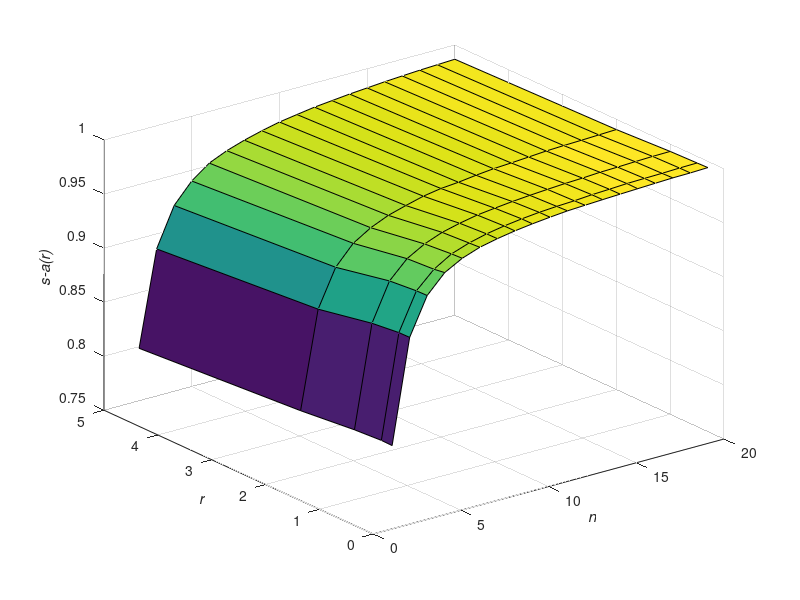
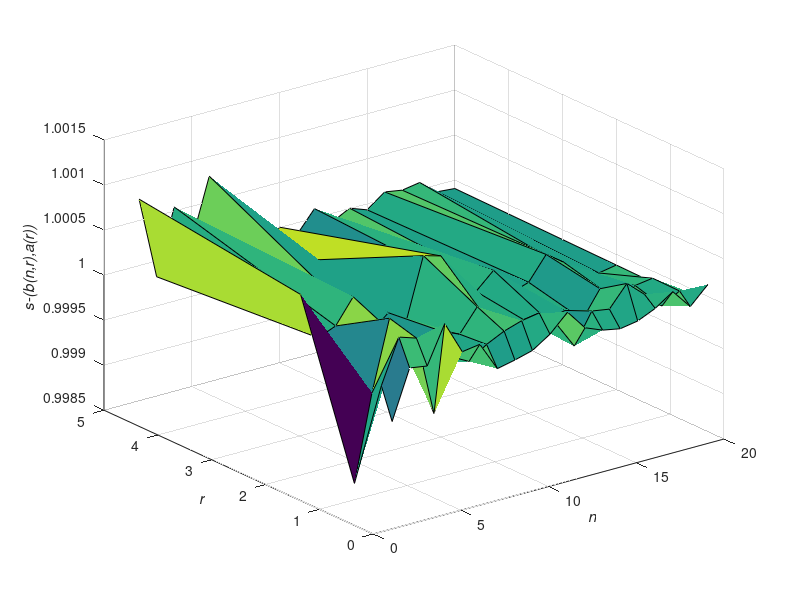

MATLAB code to generate these figures, in order:
clear all

load('Results_std_brn.mat');

[nn,rr] = meshgrid(nT,rT);

figure(1)
surf(nn,rr,sm_arT);
xlabel('\it{n}');
ylabel('\it{r}');
zlabel('\it{s-a(r)}');

figure(2)
surf(nn,rr,sm_ar_bnrT);
xlabel('\it{n}');
ylabel('\it{r}');
zlabel('\it{s-(b(n,r),a(r))}');
